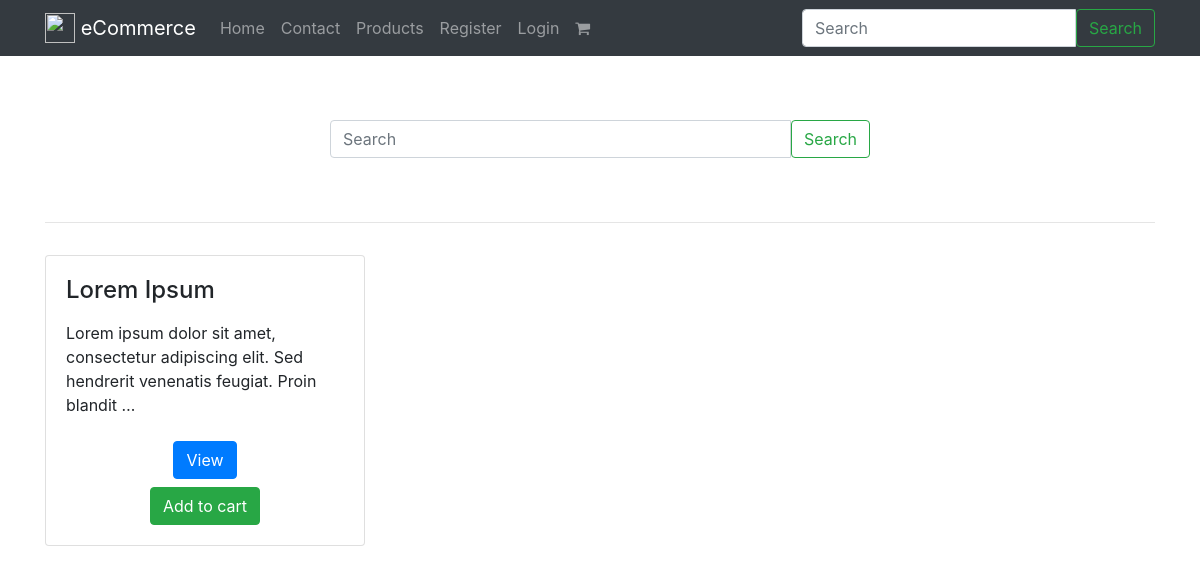
The app's page /search/ with its own data.
### products/models.py (models this page shows, shortened)
class Product(models.Model):
    title           = models.CharField(max_length=120)
    slug            = models.SlugField(blank=True, unique=True)
    description     = models.TextField()
    price           = models.DecimalField(decimal_places=2, max_digits=20, default=39.99)
    image           = models.ImageField(upload_to=upload_image_path, null=True, blank=True)
    featured        = models.BooleanField(default=False)
    active          = models.BooleanField(default=True)
    timestamp       = models.DateTimeField(auto_now_add=True)
    is_digital      = models.BooleanField(default=False) # User Library
    objects = ProductManager()
    def get_absolute_url(self):
        return reverse("products:detail", kwargs={"slug": self.slug})

### search/views.py (the view)
class SearchProductView(ListView):
    template_name = "search/view.html"
    def get_context_data(self, *args, **kwargs):
        context = super(SearchProductView, self).get_context_data(*args, **kwargs)
        query = self.request.GET.get('q')
        context['query'] = query
        return context
    def get_queryset(self, *args, **kwargs):
        request = self.request
        method_dict = request.GET
        query = method_dict.get('q', None) # method_dict['q']
        if query is not None:
            return Product.objects.search(query)
        return Product.objects.featured()
        '''
        __icontains = field contains this
        __iexact = fields is exactly this
        '''

### products/models.py (called while the page is built)
    def featured(self):
        return self.filter(featured=True, active=True)

    def get_queryset(self):
        return ProductQuerySet(self.model, using=self._db)

    def featured(self): #Product.objects.featured()
        return self.get_queryset().featured()

### search/templates/search/view.html
{% extends "base.html" %}
{% block content %}
 <div class='row  mb-3'>
            {% if query %}
            <div class='col-12' >
                Results for <b>{{ query }}</b>
                <hr/>
            </div>
            {% else %}
            <div class='col-12 col-md-6 mx-auto py-5'>
               {% include 'search/snippets/search-form.html' %}
            </div>
            <div class='col-12'>
                <hr>
            </div>
            {% endif %}
</div>
        <div class='row'>
    {% for obj in object_list %}
        <div class='col'>
        {% include 'products/snippets/card.html' with instance=obj %}
        {% if forloop.counter|divisibleby:3 %}
         </div> </div><div class='row'><div class='col-12'><hr/></div>
        {% elif forloop.counter|divisibleby:2 %}
            </div> </div><div class='row'><div class='col-12'><hr/></div>
        {% else %}
         </div>
        {% endif %}
    {% endfor %}
</div>
{% endblock %}

### products/templates/products/snippets/card.html (shortened to what this page needs)
<div class="card" style="width: 20rem;">
  <div class="card-body">
    <h4 class="card-title">{{ instance.title }}</h4>
    <p class="card-text">{{ instance.description|linebreaks|truncatewords:14 }}</p>
    <div class='text-center'>
        <a href="{{ instance.get_absolute_url }}" class="btn btn-primary my-2">View</a>
        {% include 'products/snippets/update-cart.html' with product=instance cart=cart %}
    </div>
  </div>
</div>

### products/templates/products/snippets/update-cart.html (shortened to what this page needs)
<form class='form-product-ajax' method='POST' action='{% url "cart:update" %}' data-endpoint='{% url "cart:update" %}' class="form" {% if request.user.is_authenticated %}data-user='abc'{% endif %}> {% csrf_token %}
      <span class='submit-span'>
    {% if product in cart.products.all %}
        <div class='btn-group'> <a class='btn btn-link' href='/cart/'>In cart</a> <button type='submit' class='btn btn-link'>Remove?</button></div>
    {% else %}
        <button type='submit'  class='btn btn-success'>Add to cart</button>
    {% endif %}
    </span>
</form>

### records on screen
Product: title "Lorem Ipsum", description "Lorem ipsum dolor sit amet, consectetur adipiscing elit. Sed hendrerit venenatis feugiat. Proin blandit …"

### other values on screen
{{ brand_name }} "eCommerce"
